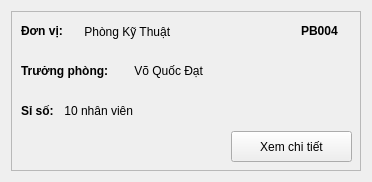
<?xml version="1.0" encoding="UTF-8"?>
<ui version="4.0">
 <class>PhongBanCard</class>
 <widget class="QWidget" name="PhongBanCard">
  <property name="geometry">
   <rect>
    <x>0</x>
    <y>0</y>
    <width>372</width>
    <height>182</height>
   </rect>
  </property>
  <property name="windowTitle">
   <string>Form</string>
  </property>
  <layout class="QGridLayout" name="gridLayout">
   <item row="0" column="0">
    <widget class="QFrame" name="frameCard">
     <property name="minimumSize">
      <size>
       <width>350</width>
       <height>160</height>
      </size>
     </property>
     <property name="styleSheet">
      <string notr="true">QFrame#frameCard {
    background-color: #2b579a;
    border-radius: 10px;
}
/* Chỉ áp dụng đệm cho cái khung, không làm thụt chữ thêm lần nữa */
QFrame#frameCard &gt; QLabel {
    color: white;
    padding: 0px; 
}
QPushButton {
    background-color: white;
    color: #2b579a;
    border-radius: 5px;
    padding: 5px 15px; /* Đệm trái/phải 15px cho nút dài ra */
    font-weight: bold;
}</string>
     </property>
     <property name="frameShape">
      <enum>QFrame::Shape::StyledPanel</enum>
     </property>
     <property name="frameShadow">
      <enum>QFrame::Shadow::Raised</enum>
     </property>
     <widget class="QLabel" name="lblTenPhong">
      <property name="geometry">
       <rect>
        <x>70</x>
        <y>0</y>
        <width>121</width>
        <height>41</height>
       </rect>
      </property>
      <property name="text">
       <string> Phòng Kỹ Thuật</string>
      </property>
      <property name="wordWrap">
       <bool>true</bool>
      </property>
     </widget>
     <widget class="QLabel" name="lblMaPhong">
      <property name="geometry">
       <rect>
        <x>290</x>
        <y>10</y>
        <width>51</width>
        <height>20</height>
       </rect>
      </property>
      <property name="font">
       <font>
        <bold>true</bold>
       </font>
      </property>
      <property name="text">
       <string>PB004</string>
      </property>
     </widget>
     <widget class="QLabel" name="lblTruongPhong">
      <property name="geometry">
       <rect>
        <x>120</x>
        <y>50</y>
        <width>91</width>
        <height>20</height>
       </rect>
      </property>
      <property name="text">
       <string> Võ Quốc Đạt</string>
      </property>
     </widget>
     <widget class="QLabel" name="lblSiSo">
      <property name="geometry">
       <rect>
        <x>50</x>
        <y>90</y>
        <width>121</width>
        <height>20</height>
       </rect>
      </property>
      <property name="text">
       <string> 10 nhân viên</string>
      </property>
     </widget>
     <widget class="QLabel" name="lblText1">
      <property name="geometry">
       <rect>
        <x>10</x>
        <y>10</y>
        <width>51</width>
        <height>20</height>
       </rect>
      </property>
      <property name="font">
       <font>
        <bold>true</bold>
       </font>
      </property>
      <property name="text">
       <string>Đơn vị:</string>
      </property>
     </widget>
     <widget class="QLabel" name="lblText2">
      <property name="geometry">
       <rect>
        <x>10</x>
        <y>50</y>
        <width>111</width>
        <height>20</height>
       </rect>
      </property>
      <property name="font">
       <font>
        <bold>true</bold>
       </font>
      </property>
      <property name="text">
       <string>Trưởng phòng:</string>
      </property>
     </widget>
     <widget class="QLabel" name="lblText3">
      <property name="geometry">
       <rect>
        <x>10</x>
        <y>90</y>
        <width>41</width>
        <height>20</height>
       </rect>
      </property>
      <property name="font">
       <font>
        <bold>true</bold>
       </font>
      </property>
      <property name="text">
       <string>Sỉ số:</string>
      </property>
     </widget>
     <widget class="QPushButton" name="btnChiTiet">
      <property name="geometry">
       <rect>
        <x>220</x>
        <y>120</y>
        <width>121</width>
        <height>31</height>
       </rect>
      </property>
      <property name="text">
       <string>Xem chi tiết</string>
      </property>
     </widget>
    </widget>
   </item>
  </layout>
 </widget>
 <resources/>
 <connections/>
</ui>
